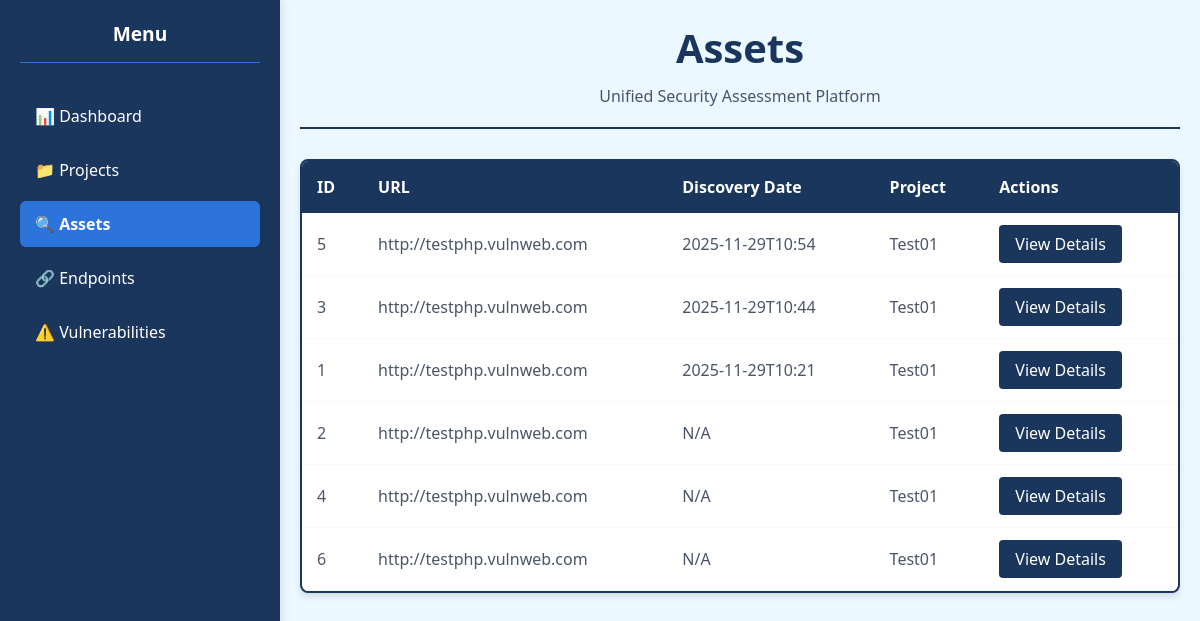
The page /assets (signed in) on the database as committed earlier.
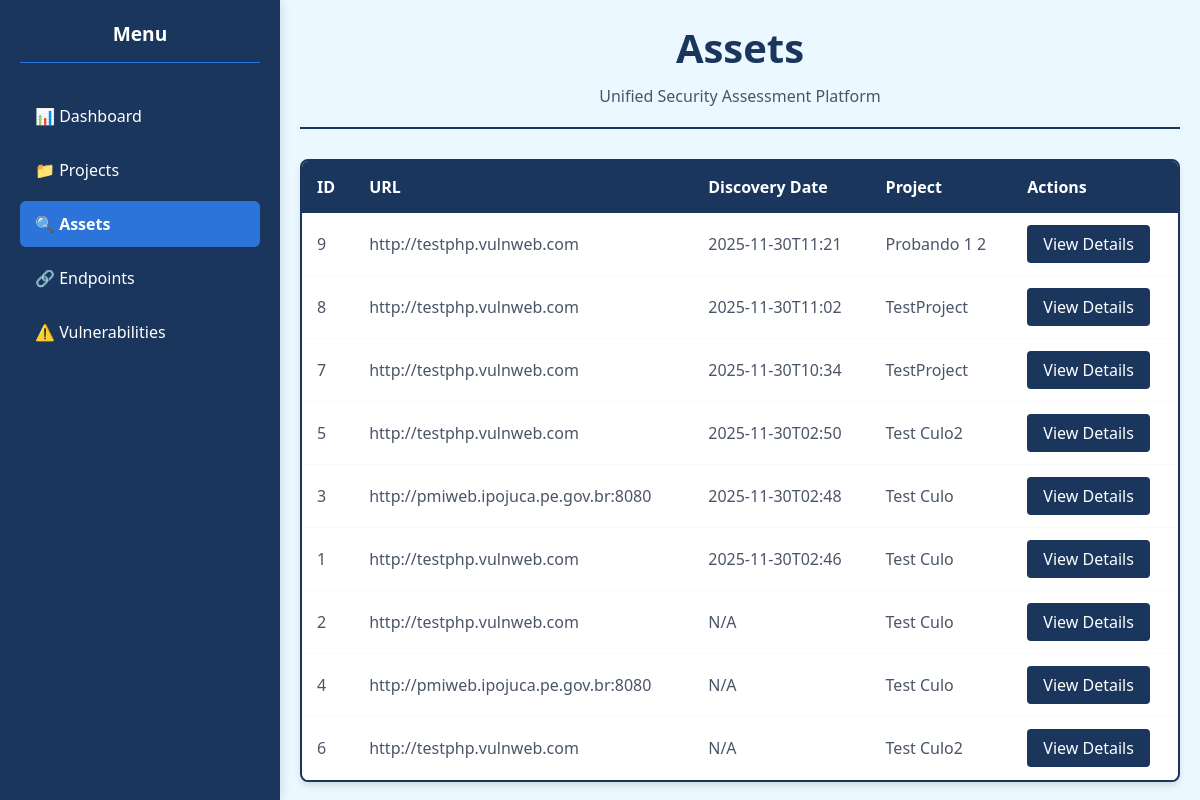
The same page on the database as committed later.
### tables this page shows
CREATE TABLE assets (
            id INTEGER PRIMARY KEY AUTOINCREMENT,
            url TEXT NOT NULL,
            technologies TEXT,
            open_ports TEXT,
            project_id INTEGER,
            discovery_date TEXT,
            FOREIGN KEY (project_id) REFERENCES projects (id)
        );

CREATE TABLE projects (
            id INTEGER PRIMARY KEY AUTOINCREMENT,
            name TEXT NOT NULL,
            created_date TEXT,
            description TEXT
        );

### dashboard/app.py (the view)
@app.route('/assets')
@login_required
def assets():
    project_id = request.args.get('project', type=int)
    conn = get_db_connection()
    if project_id:
        assets = conn.execute('''
            SELECT a.id, a.url, a.discovery_date, p.name as project_name
            FROM assets a
            LEFT JOIN projects p ON a.project_id = p.id
            WHERE a.project_id = ?
            ORDER BY a.discovery_date DESC
        ''', (project_id,)).fetchall()
    else:
        assets = conn.execute('''
            SELECT a.id, a.url, a.discovery_date, p.name as project_name
            FROM assets a
            LEFT JOIN projects p ON a.project_id = p.id
            ORDER BY a.discovery_date DESC
        ''').fetchall()
    conn.close()
    project_name = None
    if project_id:
        conn = get_db_connection()
        project = conn.execute('SELECT name FROM projects WHERE id = ?', (project_id,)).fetchone()
        conn.close()
        project_name = project['name'] if project else f"Project {project_id}"
    return render_template('assets.html', assets=assets, project_name=project_name, project_id=project_id)

### dashboard/app.py (called while the page is built)
def get_db_connection():
    base_dir = os.path.dirname(os.path.dirname(os.path.abspath(__file__)))
    db_path = os.path.join(base_dir, 'database', 'hellSsus.db')
    print(f"📁 CONNECTING TO: {db_path}")
    conn = sqlite3.connect(db_path)
    conn.row_factory = sqlite3.Row
    return conn

def login_required(f):
    @wraps(f)
    def decorated_function(*args, **kwargs):
        if 'user_id' not in session:
            return redirect(url_for('login'))
        return f(*args, **kwargs)
    return decorated_function

### dashboard/templates/assets.html (shortened to what this page needs)
{% extends "base.html" %}
{% block content %}
<div class="page-header">
    <h1 class="page-title">Assets</h1>
    <p>Unified Security Assessment Platform</p>
</div>
<div class="table-container">
    <table class="data-table">
        <thead>
            <tr>
                <th>ID</th>
                <th>URL</th>
                <th>Discovery Date</th>
                <th>Project</th>
                <th>Actions</th>
            </tr>
        </thead>
        <tbody>
            {% for asset in assets %}
            <tr>
                <td>{{ asset.id }}</td>
                <td class="url-cell">{{ asset.url }}</td>
                <td>{{ asset.discovery_date[:16] if asset.discovery_date else 'N/A' }}</td>
                <td>{{ asset.project_name if asset.project_name else 'N/A' }}</td>
                <td>
                    <a href="{{ url_for('asset_detail', asset_id=asset.id) }}" class="btn-view">View Details</a>
                </td>
            </tr>
            {% else %}
            <tr>
                <td colspan="5" class="no-data">No assets found</td>
            </tr>
            {% endfor %}
        </tbody>
    </table>
</div>
{% endblock %}

Rows that differ between the two databases and show on the page:
added assets: id "9", url "http://testphp.vulnweb.com", discovery_date "2025-11-30T11:21", name "Probando 1 2"
added assets: id "8", url "http://testphp.vulnweb.com", discovery_date "2025-11-30T11:02", name "TestProject"
added assets: id "7", url "http://testphp.vulnweb.com", discovery_date "2025-11-30T10:34", name "TestProject"
changed assets id 5: discovery_date "2025-11-29T10:54" → "2025-11-30T02:50"; name "Test01" → "Test Culo2"
changed assets id 3: url "http://testphp.vulnweb.com" → "http://pmiweb.ipojuca.pe.gov.br:8080"; discovery_date "2025-11-29T10:44" → "2025-11-30T02:48"; name "Test01" → "Test Culo"
changed assets id 1: discovery_date "2025-11-29T10:21" → "2025-11-30T02:46"; name "Test01" → "Test Culo"
changed through a linked row, assets id 2: name "Test01" → "Test Culo"
changed assets id 4: url "http://testphp.vulnweb.com" → "http://pmiweb.ipojuca.pe.gov.br:8080"; name "Test01" → "Test Culo"
changed assets id 6: name "Test01" → "Test Culo2"
